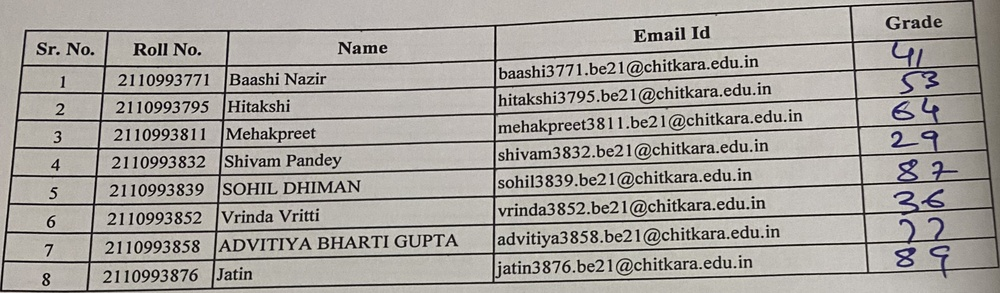
#> input picture images/extract_data/cropped_image.jpg, 1000 x 293 px, shrunk from 2870 x 840 before the run, found by its file name
$ python add_white.py
#> lines starting #> are read from the running program, lines starting #| are printed output that depends on the picture; after the words box and inside, x2 and y2 are one past the last pixel; in counts of white or black regions, pixels touching at a corner belong together
import cv2
import numpy as np

# Load the image
image = cv2.imread('/Users/vansh/PycharmProjects/Text-Extractor/images/extract_data/cropped_image.jpg', 0)  # Load as grayscale
#> image: shape (293, 1000); min 0, max 255, mean 163.2

# Apply Gaussian blur to the image to reduce noise


# Use adaptive thresholding to binarize the image
_, binary = cv2.threshold(image, 0, 255, cv2.THRESH_BINARY_INV + cv2.THRESH_OTSU)
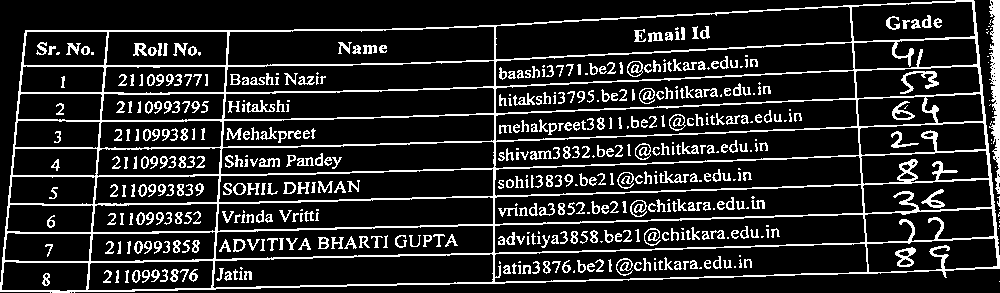
#> binary: shape (293, 1000); 15.5% white in thin lines or dots

# Create a horizontal kernel for morphological operations to remove horizontal lines
horizontal_kernel = np.ones((1, 50), np.uint8)
opened_horizontal = cv2.morphologyEx(binary, cv2.MORPH_OPEN, horizontal_kernel, iterations=1)
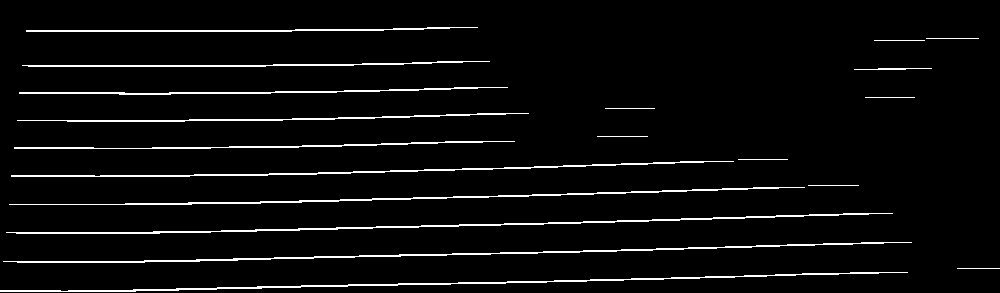
#> opened_horizontal: shape (293, 1000); 4.4% white in thin lines or dots

# Create a vertical kernel for morphological operations to remove vertical lines
vertical_kernel = np.ones((50, 1), np.uint8)
opened_vertical = cv2.morphologyEx(binary, cv2.MORPH_OPEN, vertical_kernel, iterations=1)
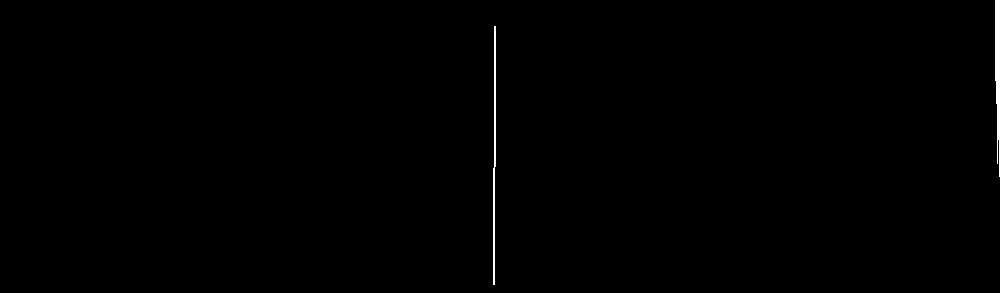
#> opened_vertical: shape (293, 1000); 0.4% white; 2 white regions, box (x1, y1, x2, y2) and area: (995, 0, 1000, 177) 666, (493, 26, 496, 285) 517

# Subtract the opened images from the original to get lines as white
result = cv2.subtract(binary, opened_horizontal)
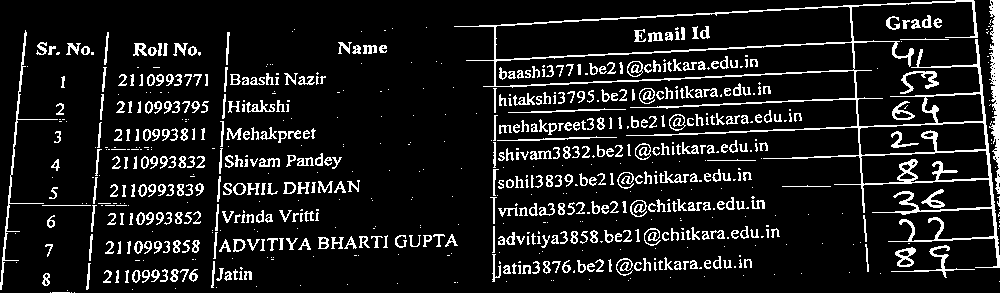
#> result: shape (293, 1000); 11.2% white in thin lines or dots
result = cv2.subtract(result, opened_vertical)
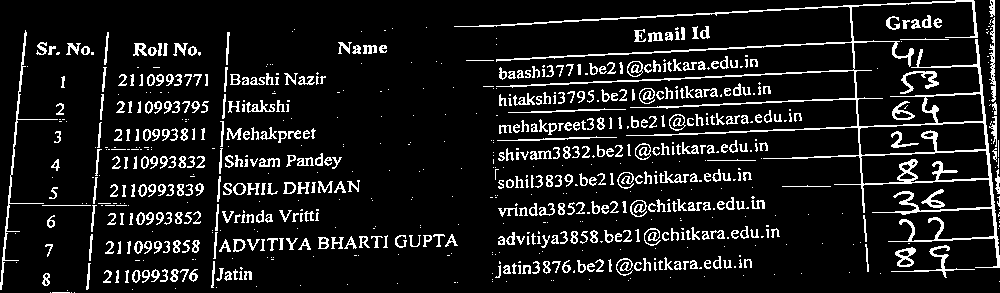
#> result: shape (293, 1000); 10.8% white in thin lines or dots

# Display the result using imshow
denoised_image = cv2.medianBlur(result, 3)
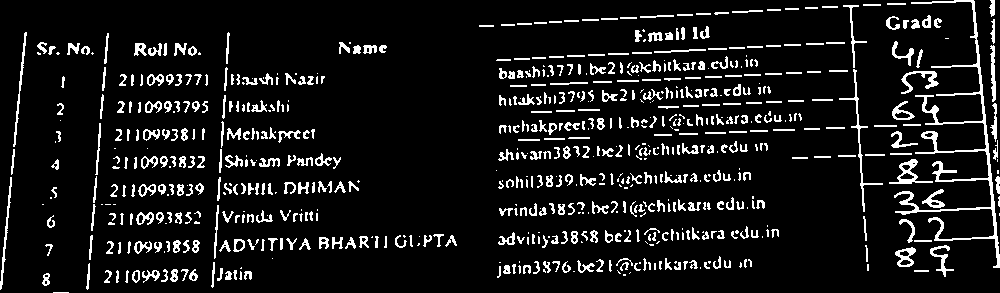
#> denoised_image: shape (293, 1000); 9.6% white in thin lines or dots

cv2.imshow("demsofdn", denoised_image)
cv2.waitKey()
cv2.destroyAllWindows()
